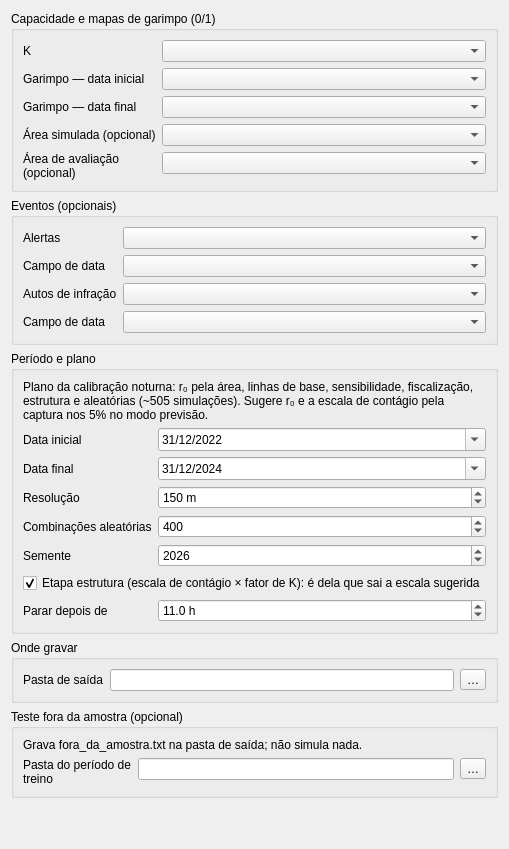
<widget class="QWidget" name="conteudo_abaDinamico">
<layout class="QVBoxLayout" name="layoutv_abaDinamico">
<item>
<widget class="QGroupBox" name="grupoDinRasters">
<property name="title"><string>Capacidade e mapas de garimpo (0/1)</string></property>
<layout class="QVBoxLayout" name="layoutv_grupoDinRasters">
<item>
<layout class="QFormLayout" name="form_grupoDinRasters">
<property name="fieldGrowthPolicy"><enum>QFormLayout::AllNonFixedFieldsGrow</enum></property>
<item row="0" column="0">
<widget class="QLabel" name="lbl_comboDinK">
<property name="text"><string>K</string></property>
<property name="wordWrap"><bool>true</bool></property>
<property name="toolTip"><string>A saída do modelo estático.</string></property>
</widget>
</item>
<item row="0" column="1">
<widget class="QComboBox" name="comboDinK">
<property name="toolTip"><string>A saída do modelo estático.</string></property>
</widget>
</item>
<item row="1" column="0">
<widget class="QLabel" name="lbl_comboDinMuInicial">
<property name="text"><string>Garimpo — data inicial</string></property>
<property name="wordWrap"><bool>true</bool></property>
<property name="toolTip"><string>Mapa anual como vem (ex.: MapBiomas, só a classe de garimpo): 1 = garimpo, 0 = não, sem suavizar.</string></property>
</widget>
</item>
<item row="1" column="1">
<widget class="QComboBox" name="comboDinMuInicial">
<property name="toolTip"><string>Mapa anual como vem (ex.: MapBiomas, só a classe de garimpo): 1 = garimpo, 0 = não, sem suavizar.</string></property>
</widget>
</item>
<item row="2" column="0">
<widget class="QLabel" name="lbl_comboDinMuFinal">
<property name="text"><string>Garimpo — data final</string></property>
<property name="wordWrap"><bool>true</bool></property>
<property name="toolTip"><string>Mapa anual como vem (ex.: MapBiomas, só a classe de garimpo): 1 = garimpo, 0 = não, sem suavizar.</string></property>
</widget>
</item>
<item row="2" column="1">
<widget class="QComboBox" name="comboDinMuFinal">
<property name="toolTip"><string>Mapa anual como vem (ex.: MapBiomas, só a classe de garimpo): 1 = garimpo, 0 = não, sem suavizar.</string></property>
</widget>
</item>
<item row="3" column="0">
<widget class="QLabel" name="lbl_comboDinMascara">
<property name="text"><string>Área simulada (opcional)</string></property>
<property name="wordWrap"><bool>true</bool></property>
<property name="toolTip"><string>A área de estudo e uma faixa em volta (ex.: 5 km), para que o entorno alimente o contágio na borda.</string></property>
</widget>
</item>
<item row="3" column="1">
<widget class="QComboBox" name="comboDinMascara">
<property name="toolTip"><string>A área de estudo e uma faixa em volta (ex.: 5 km), para que o entorno alimente o contágio na borda.</string></property>
</widget>
</item>
<item row="4" column="0">
<widget class="QLabel" name="lbl_comboDinAvaliacao">
<property name="text"><string>Área de avaliação (opcional)</string></property>
<property name="wordWrap"><bool>true</bool></property>
<property name="toolTip"><string>Onde as métricas são medidas (ex.: a área de estudo). Vazio usa a área simulada.</string></property>
</widget>
</item>
<item row="4" column="1">
<widget class="QComboBox" name="comboDinAvaliacao">
<property name="toolTip"><string>Onde as métricas são medidas (ex.: a área de estudo). Vazio usa a área simulada.</string></property>
</widget>
</item>
</layout>
</item>
</layout>
</widget>
</item>
<item>
<widget class="QGroupBox" name="grupoDinEventos">
<property name="title"><string>Eventos (opcionais)</string></property>
<layout class="QVBoxLayout" name="layoutv_grupoDinEventos">
<item>
<layout class="QFormLayout" name="form_grupoDinEventos">
<property name="fieldGrowthPolicy"><enum>QFormLayout::AllNonFixedFieldsGrow</enum></property>
<item row="0" column="0">
<widget class="QLabel" name="lbl_comboDinAlertas">
<property name="text"><string>Alertas</string></property>
<property name="wordWrap"><bool>true</bool></property>
</widget>
</item>
<item row="0" column="1">
<widget class="QComboBox" name="comboDinAlertas">
</widget>
</item>
<item row="1" column="0">
<widget class="QLabel" name="lbl_comboDinCampoAlertas">
<property name="text"><string>Campo de data</string></property>
<property name="wordWrap"><bool>true</bool></property>
</widget>
</item>
<item row="1" column="1">
<widget class="QComboBox" name="comboDinCampoAlertas">
</widget>
</item>
<item row="2" column="0">
<widget class="QLabel" name="lbl_comboDinAutos">
<property name="text"><string>Autos de infração</string></property>
<property name="wordWrap"><bool>true</bool></property>
</widget>
</item>
<item row="2" column="1">
<widget class="QComboBox" name="comboDinAutos">
</widget>
</item>
<item row="3" column="0">
<widget class="QLabel" name="lbl_comboDinCampoAutos">
<property name="text"><string>Campo de data</string></property>
<property name="wordWrap"><bool>true</bool></property>
</widget>
</item>
<item row="3" column="1">
<widget class="QComboBox" name="comboDinCampoAutos">
</widget>
</item>
</layout>
</item>
</layout>
</widget>
</item>
<item>
<widget class="QGroupBox" name="grupoDinPeriodo">
<property name="title"><string>Período e plano</string></property>
<layout class="QVBoxLayout" name="layoutv_grupoDinPeriodo">
<item>
<widget class="QLabel" name="nota_grupoDinPeriodo">
<property name="text"><string>Plano da calibração noturna: r₀ pela área, linhas de base, sensibilidade, fiscalização, estrutura e aleatórias (~505 simulações). Sugere r₀ e a escala de contágio pela captura nos 5% no modo previsão.</string></property>
<property name="wordWrap"><bool>true</bool></property>
</widget>
</item>
<item>
<layout class="QFormLayout" name="form_grupoDinPeriodo">
<property name="fieldGrowthPolicy"><enum>QFormLayout::AllNonFixedFieldsGrow</enum></property>
<item row="0" column="0">
<widget class="QLabel" name="lbl_dateDinInicio">
<property name="text"><string>Data inicial</string></property>
<property name="wordWrap"><bool>true</bool></property>
<property name="toolTip"><string>Data do mapa de garimpo inicial.</string></property>
</widget>
</item>
<item row="0" column="1">
<widget class="QDateEdit" name="dateDinInicio">
<property name="toolTip"><string>Data do mapa de garimpo inicial.</string></property>
<property name="calendarPopup"><bool>true</bool></property>
<property name="displayFormat"><string>dd/MM/yyyy</string></property>
<property name="date"><date><year>2022</year><month>12</month><day>31</day></date></property>
</widget>
</item>
<item row="1" column="0">
<widget class="QLabel" name="lbl_dateDinFim">
<property name="text"><string>Data final</string></property>
<property name="wordWrap"><bool>true</bool></property>
<property name="toolTip"><string>Data do mapa de garimpo final.</string></property>
</widget>
</item>
<item row="1" column="1">
<widget class="QDateEdit" name="dateDinFim">
<property name="toolTip"><string>Data do mapa de garimpo final.</string></property>
<property name="calendarPopup"><bool>true</bool></property>
<property name="displayFormat"><string>dd/MM/yyyy</string></property>
<property name="date"><date><year>2024</year><month>12</month><day>31</day></date></property>
</widget>
</item>
<item row="2" column="0">
<widget class="QLabel" name="lbl_spinDinResolucao">
<property name="text"><string>Resolução</string></property>
<property name="wordWrap"><bool>true</bool></property>
<property name="toolTip"><string>Grade das simulações. 150 m na Província cabe numa noite com o plano completo.</string></property>
</widget>
</item>
<item row="2" column="1">
<widget class="QDoubleSpinBox" name="spinDinResolucao">
<property name="toolTip"><string>Grade das simulações. 150 m na Província cabe numa noite com o plano completo.</string></property>
<property name="decimals"><number>0</number></property>
<property name="minimum"><double>10.0</double></property>
<property name="maximum"><double>5000.0</double></property>
<property name="singleStep"><double>10.0</double></property>
<property name="value"><double>150.0</double></property>
<property name="suffix"><string> m</string></property>
</widget>
</item>
<item row="3" column="0">
<widget class="QLabel" name="lbl_spinDinAleatorias">
<property name="text"><string>Combinações aleatórias</string></property>
<property name="wordWrap"><bool>true</bool></property>
<property name="toolTip"><string>Use o mesmo número e a mesma semente nos dois períodos para o teste fora da amostra.</string></property>
</widget>
</item>
<item row="3" column="1">
<widget class="QSpinBox" name="spinDinAleatorias">
<property name="toolTip"><string>Use o mesmo número e a mesma semente nos dois períodos para o teste fora da amostra.</string></property>
<property name="minimum"><number>0</number></property>
<property name="maximum"><number>10000</number></property>
<property name="value"><number>400</number></property>
</widget>
</item>
<item row="4" column="0">
<widget class="QLabel" name="lbl_spinDinSemente">
<property name="text"><string>Semente</string></property>
<property name="wordWrap"><bool>true</bool></property>
</widget>
</item>
<item row="4" column="1">
<widget class="QSpinBox" name="spinDinSemente">
<property name="minimum"><number>0</number></property>
<property name="maximum"><number>2147483647</number></property>
<property name="value"><number>2026</number></property>
</widget>
</item>
<item row="5" column="0" colspan="2">
<widget class="QCheckBox" name="checkDinEstrutura">
<property name="text"><string>Etapa estrutura (escala de contágio × fator de K): é dela que sai a escala sugerida</string></property>
<property name="checked"><bool>true</bool></property>
</widget>
</item>
<item row="6" column="0">
<widget class="QLabel" name="lbl_spinDinHoras">
<property name="text"><string>Parar depois de</string></property>
<property name="wordWrap"><bool>true</bool></property>
<property name="toolTip"><string>Limite de tempo; rodar de novo retoma de onde parou.</string></property>
</widget>
</item>
<item row="6" column="1">
<widget class="QDoubleSpinBox" name="spinDinHoras">
<property name="toolTip"><string>Limite de tempo; rodar de novo retoma de onde parou.</string></property>
<property name="decimals"><number>1</number></property>
<property name="minimum"><double>0.1</double></property>
<property name="maximum"><double>200.0</double></property>
<property name="singleStep"><double>1.0</double></property>
<property name="value"><double>11.0</double></property>
<property name="suffix"><string> h</string></property>
</widget>
</item>
</layout>
</item>
</layout>
</widget>
</item>
<item>
<widget class="QGroupBox" name="grupoDinSaida">
<property name="title"><string>Onde gravar</string></property>
<layout class="QVBoxLayout" name="layoutv_grupoDinSaida">
<item>
<layout class="QFormLayout" name="form_grupoDinSaida">
<property name="fieldGrowthPolicy"><enum>QFormLayout::AllNonFixedFieldsGrow</enum></property>
<item row="0" column="0">
<widget class="QLabel" name="lbl_linhaDinPasta">
<property name="text"><string>Pasta de saída</string></property>
<property name="wordWrap"><bool>true</bool></property>
<property name="toolTip"><string>Uma pasta por período: resultados.csv, resumo.txt, sugestao.json e calibracao.log. A mesma pasta do calibrar_paralelo.py continua a rodada dele.</string></property>
</widget>
</item>
<item row="0" column="1">
<layout class="QHBoxLayout" name="layout_linhaDinPasta">
<item>
<widget class="QLineEdit" name="linhaDinPasta">
<property name="toolTip"><string>Uma pasta por período: resultados.csv, resumo.txt, sugestao.json e calibracao.log. A mesma pasta do calibrar_paralelo.py continua a rodada dele.</string></property>
</widget>
</item>
<item>
<widget class="QToolButton" name="btnDinPasta">
<property name="text"><string>…</string></property>
<property name="toolTip"><string>Escolher…</string></property>
</widget>
</item>
</layout>
</item>
</layout>
</item>
</layout>
</widget>
</item>
<item>
<widget class="QGroupBox" name="grupoDinFora">
<property name="title"><string>Teste fora da amostra (opcional)</string></property>
<layout class="QVBoxLayout" name="layoutv_grupoDinFora">
<item>
<widget class="QLabel" name="nota_grupoDinFora">
<property name="text"><string>Grava fora_da_amostra.txt na pasta de saída; não simula nada.</string></property>
<property name="wordWrap"><bool>true</bool></property>
</widget>
</item>
<item>
<layout class="QFormLayout" name="form_grupoDinFora">
<property name="fieldGrowthPolicy"><enum>QFormLayout::AllNonFixedFieldsGrow</enum></property>
<item row="0" column="0">
<widget class="QLabel" name="lbl_linhaDinTreino">
<property name="text"><string>Pasta do período de treino</string></property>
<property name="wordWrap"><bool>true</bool></property>
<property name="toolTip"><string>Uma calibração de outro período, com o mesmo plano. Os parâmetros são escolhidos lá e medidos na pasta acima.</string></property>
</widget>
</item>
<item row="0" column="1">
<layout class="QHBoxLayout" name="layout_linhaDinTreino">
<item>
<widget class="QLineEdit" name="linhaDinTreino">
<property name="toolTip"><string>Uma calibração de outro período, com o mesmo plano. Os parâmetros são escolhidos lá e medidos na pasta acima.</string></property>
</widget>
</item>
<item>
<widget class="QToolButton" name="btnDinTreino">
<property name="text"><string>…</string></property>
<property name="toolTip"><string>Escolher…</string></property>
</widget>
</item>
</layout>
</item>
</layout>
</item>
</layout>
</widget>
</item>
<item>
<spacer name="esp_abaDinamico"><property name="orientation"><enum>Qt::Vertical</enum></property><property name="sizeHint" stdset="0"><size><width>20</width><height>40</height></size></property></spacer>
</item>
</layout>

</widget>
